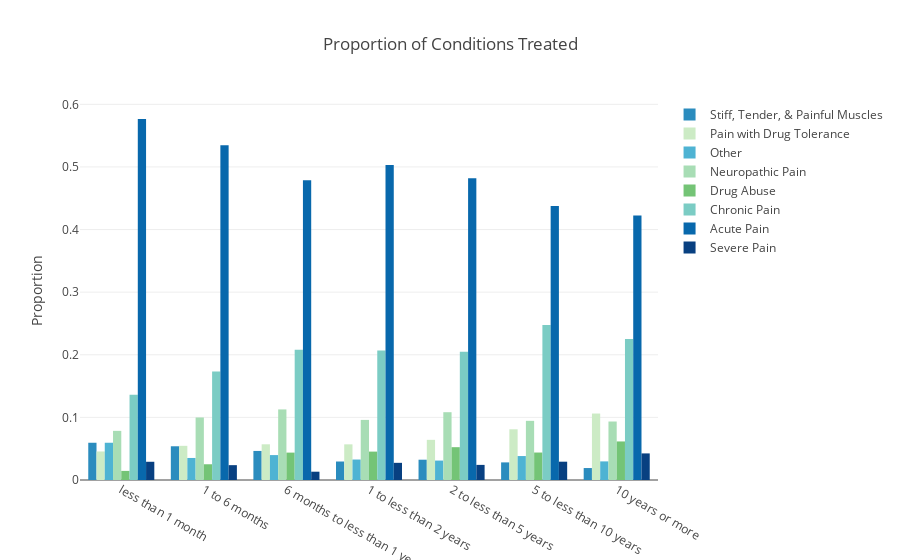

Notebook code cell kept with this figure:
### Code cell
#interactive plot
groups = data9.group.unique()
    
trace = []
for i in range(0, len(groups)):
    trace.append(go.Bar(x = sortedLength,
                        y = data9.prop[data9.group == groups[i]],
                        name = groups[i],
                        marker = dict(color=col[groups[i]])
                        ))
    
layout = go.Layout(title = 'Proportion of Conditions Treated', 
                   yaxis = dict(title = 'Proportion'))
    
iplot(go.Figure(data = trace, layout = layout))

### Figure 1 — Plotly figure (JSON) as saved in the notebook; plotly's stock layout.template omitted (floating-point values rounded to 4 significant figures)
{"data": [{"marker": {"color": "rgb(43,140,190)"}, "name": "Stiff, Tender, & Painful Muscles", "type": "bar", "uid": "5d2e96c2-abd5-11e8-ad21-f0e2b0e4142d", "x": ["less than 1 month", "1 to 6 months", "6 months to less than 1 year", "1 to less than 2 years", "2 to less than 5 years", "5 to less than 10 years", "10 years or more"], "y": [0.05949, 0.05388, 0.04642, 0.02954, 0.03241, 0.02812, 0.01911]}, {"marker": {"color": "rgb(204,235,197)"}, "name": "Pain with Drug Tolerance", "type": "bar", "uid": "5d2e96c3-abd5-11e8-b3da-f0e2b0e4142d", "x": ["less than 1 month", "1 to 6 months", "6 months to less than 1 year", "1 to less than 2 years", "2 to less than 5 years", "5 to less than 10 years", "10 years or more"], "y": [0.04557, 0.0546, 0.05703, 0.05696, 0.06414, 0.08099, 0.1062]}, {"marker": {"color": "rgb(78,179,211)"}, "name": "Other", "type": "bar", "uid": "5d2e96c4-abd5-11e8-a685-f0e2b0e4142d", "x": ["less than 1 month", "1 to 6 months", "6 months to less than 1 year", "1 to less than 2 years", "2 to less than 5 years", "5 to less than 10 years", "10 years or more"], "y": [0.05949, 0.0352, 0.03979, 0.0327, 0.03103, 0.03825, 0.02972]}, {"marker": {"color": "rgb(168,221,181)"}, "name": "Neuropathic Pain", "type": "bar", "uid": "5d2e96c5-abd5-11e8-b9bd-f0e2b0e4142d", "x": ["less than 1 month", "1 to 6 months", "6 months to less than 1 year", "1 to less than 2 years", "2 to less than 5 years", "5 to less than 10 years", "10 years or more"], "y": [0.07848, 0.09986, 0.1127, 0.09599, 0.1083, 0.09449, 0.09342]}, {"marker": {"color": "rgb(116,196,118)"}, "name": "Drug Abuse", "type": "bar", "uid": "5d2ebdb8-abd5-11e8-8967-f0e2b0e4142d", "x": ["less than 1 month", "1 to 6 months", "6 months to less than 1 year", "1 to less than 2 years", "2 to less than 5 years", "5 to less than 10 years", "10 years or more"], "y": [0.01456, 0.02514, 0.04377, 0.04536, 0.05241, 0.04387, 0.06157]}, {"marker": {"color": "rgb(123,204,196)"}, "name": "Chronic Pain", "type": "bar", "uid": "5d2ebdb9-abd5-11e8-93d9-f0e2b0e4142d", "x": ["less than 1 month", "1 to 6 months", "6 months to less than 1 year", "1 to less than 2 years", "2 to less than 5 years", "5 to less than 10 years", "10 years or more"], "y": [0.1361, 0.1731, 0.2082, 0.2068, 0.2048, 0.2475, 0.2251]}, {"marker": {"color": "rgb(8,104,172)"}, "name": "Acute Pain", "type": "bar", "uid": "5d2ebdba-abd5-11e8-8652-f0e2b0e4142d", "x": ["less than 1 month", "1 to 6 months", "6 months to less than 1 year", "1 to less than 2 years", "2 to less than 5 years", "5 to less than 10 years", "10 years or more"], "y": [0.5766, 0.5345, 0.4788, 0.5032, 0.4821, 0.4376, 0.4225]}, {"marker": {"color": "rgb(8,64,129)"}, "name": "Severe Pain", "type": "bar", "uid": "5d2ebdbb-abd5-11e8-aeb5-f0e2b0e4142d", "x": ["less than 1 month", "1 to 6 months", "6 months to less than 1 year", "1 to less than 2 years", "2 to less than 5 years", "5 to less than 10 years", "10 years or more"], "y": [0.02911, 0.02371, 0.01326, 0.02743, 0.02414, 0.02925, 0.04246]}], "layout": {"title": "Proportion of Conditions Treated", "yaxis": {"title": "Proportion"}}}
